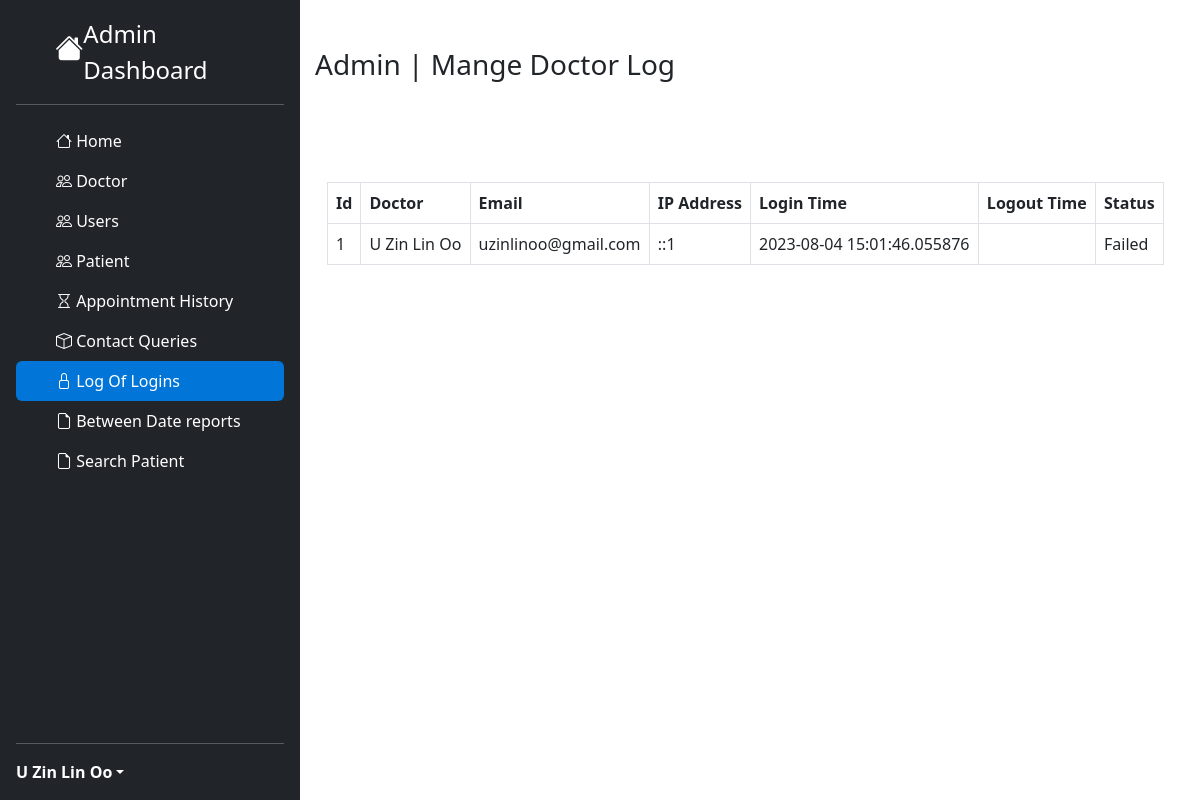
/admin/doctorlogs.php (signed in), run on the app's committed database.
### tables this page shows
CREATE TABLE `doctors` (
  `id` int(11) NOT NULL,
  `specialization` int(11) NOT NULL,
  `name` varchar(255) NOT NULL,
  `address` varchar(255) NOT NULL,
  `fees` int(11) NOT NULL,
  `contactno` bigint(15) NOT NULL,
  `email` varchar(255) NOT NULL,
  `password` varchar(255) NOT NULL,
  `createDate` date NOT NULL DEFAULT current_timestamp(),
  `updateDate` date NOT NULL DEFAULT current_timestamp()
);

CREATE TABLE `doctorslog` (
  `id` int(11) NOT NULL,
  `doctor_id` int(11) NOT NULL,
  `email` varchar(255) NOT NULL,
  `ip` varchar(25) NOT NULL,
  `logintime` timestamp(6) NOT NULL DEFAULT current_timestamp(6) ON UPDATE current_timestamp(6),
  `logouttime` timestamp(6) NULL DEFAULT NULL,
  `status` varchar(155) NOT NULL
);

### Controller/queries.ctr.php (called while the page is built, shortened)
<?php
require 'connecttodb.pdo.php';
class queries
{
  public function selectall($table)
  {
    global $pdo;
    $stmt = $pdo->prepare("SELECT * FROM $table");
    $stmt->execute();
    return $stmt->fetchall();
  }
  public function select($table, $id)
  {
    global $pdo;
    $stmt = $pdo->prepare("SELECT * FROM $table WHERE id=$id");
    $stmt->execute();
    return $stmt->fetch(PDO::FETCH_ASSOC);
  }
}
?>

### admin/doctorlogs.php (the view, shortened to what this page needs)
<?php
include '../Resources/bootstrap.res.php';
include '../Controller/queries.ctr.php';
$query = new queries();
?>
<!DOCTYPE html>
<html lang="en" dir="ltr">
  <head>
  </head>
  <body>
    <div class="row" style="margin: 0px !important; margin-left: -12px !important;">
      <div class="col-3">
        <?php
        include 'sidebar.php';
        ?>
      </div>
      <div class="col-9">
        <div class="container mt-5">
          <h3>Admin | Mange Doctor Log</h3>
          <div class="container" style="margin-top:100px;">
            <table class="table table-stripe table-bordered table-hover">
              <tr>
                <th>Id</th>
                <th>Doctor</th>
                <th>Email</th>
                <th>IP Address</th>
                <th>Login Time</th>
                <th>Logout Time</th>
                <th>Status</th>
              </tr>
              <?php
              $datas = $query->selectall('doctorslog');
              foreach ($datas as $data) {
                $docdata = $query->select('doctors', $data['doctor_id']);
                ?>
              <tr>
                <td><?php echo $data['id']; ?></td>
                <td><?php echo $docdata['name']; ?></td>
                <td><?php echo $data['email']; ?></td>
                <td><?php echo $data['ip']; ?></td>
                <td><?php echo $data['logintime']; ?></td>
                <td><?php echo $data['logouttime']; ?></td>
                <td><?php echo $data['status']; ?></td>
              </tr>
              <?php
            }
            ?>
            </table>
          </div>
        </div>
      </div>
    </div>
  </body>
</html>

### admin/sidebar.php (shortened to what this page needs)
<div class="d-flex flex-column flex-shrink-0 p-3 text-white bg-dark" style="width: 25%; height:100%; position:fixed;">
    <a href="/HospitalProgram/users/" class="d-flex align-items-center mb-3 mb-md-0 me-md-auto text-white text-decoration-none">
      <svg class="" width="40" height="32"><i class="bi bi-house-fill h3"></i></svg>
      <span class="fs-4">Admin Dashboard</span>
    </a>
    <hr>
    <ul class="nav nav-pills flex-column mb-auto">
      <li class="nav-item">
        <a href="/HospitalProgram/admin/" class="nav-link home" aria-current="page">
          <svg class="bi me-2" width="16" height="16"><i class="bi bi-house"></i> </svg>
          Home
        </a>
      </li>
      <li>
        <a href="/HospitalProgram/admin/appointmenthistory.php" class="nav-link text-white doctor" data-bs-toggle="collapse" data-bs-target="#doc-collapse" aria-expanded="true">
          <svg class="bi me-2" width="16" height="16"><i class="bi bi-people"></i></svg>
          Doctor
        </a>
      </li>
      <li>
        <a href="/HospitalProgram/admin/appointmenthistory.php" class="nav-link text-white user" data-bs-toggle="collapse" data-bs-target="#user-collapse" aria-expanded="true">
          <svg class="bi me-2" width="16" height="16"><i class="bi bi-people"></i></svg>
          Users
        </a>
      </li>
      <li>
        <a href="/HospitalProgram/admin/appointmenthistory.php" class="nav-link text-white patient" data-bs-toggle="collapse" data-bs-target="#patient-collapse" aria-expanded="true">
          <svg class="bi me-2" width="16" height="16"><i class="bi bi-people"></i></svg>
          Patient
        </a>
      </li>
      <li>
        <a href="/HospitalProgram/admin/appointmenthistory.php" class="nav-link text-white appointmenthistory">
          <svg class="bi me-2" width="16" height="16"><i class="bi bi-hourglass"></i></svg>
          Appointment History
        </a>
      </li>
      <li>
        <a href="/HospitalProgram/admin/message.php" class="nav-link text-white message" data-bs-toggle="collapse" data-bs-target="#queires-collapse" aria-expanded="true">
          <svg class="bi me-2" width="16" height="16"><i class="bi bi-box"></i></svg>
          Contact Queries
        </a>
      </li>
      <li>
        <a href="/HospitalProgram/admin/message.php" class="nav-link text-white loginlog" data-bs-toggle="collapse" data-bs-target="#lock-collapse" aria-expanded="true">
          <svg class="bi me-2" width="16" height="16"><i class="bi bi-lock"></i></svg>
          Log Of Logins
        </a>
      </li>
      <li>
        <a href="/HospitalProgram/admin/bwreport.php" class="nav-link text-white betweendatereport">
          <svg class="bi me-2" width="16" height="16"><i class="bi bi-file-earmark"></i></svg>
          Between Date reports
        </a>
      </li>
      <li>
        <a href="/HospitalProgram/admin/searchpatient.php" class="nav-link text-white patientsearch">
          <svg class="bi me-2" width="16" height="16"><i class="bi bi-file-earmark"></i></svg>
          Search Patient
        </a>
      </li>
    </ul>
    <hr>
    <div class="dropdown">
      <a href="#" class="d-flex align-items-center text-white text-decoration-none dropdown-toggle" id="dropdownUser1" data-bs-toggle="dropdown" aria-expanded="false">
        <?php
        $id = $_SESSION['userid'];
        $doctordatadata = $query->select('doctors', $id);
        ?>
        <strong><?php echo $doctordatadata['name']; ?></strong>
      </a>
    </div>
  </div>

### admin/doctorlogs.php (style rules this page uses)
.home { color: white !important; }
.loginlog { background-color: #0275d8 !important; }

### data on the page
doctors: name "U Zin Lin Oo"
doctorslog: id "1", doctor.name "U Zin Lin Oo", email "uzinlinoo@gmail.com", ip "::1", logintime "2023-08-04 15:01:46.055876", status "Failed"
